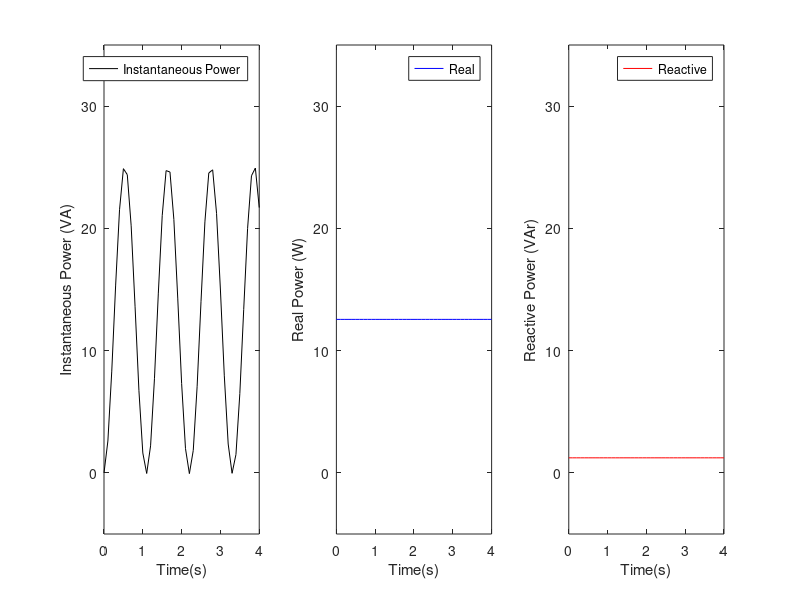

Source code (MATLAB):
x1= (0:.1:4);

V=15.2
I=.83
theta1=5.6
thetav=.1

y1=V*I*cos(deg2rad(theta1))-V*I*cos(120*x1+deg2rad(-theta1+thetav));
y2=V*I*cos(deg2rad(theta1))+0*x1;
y3=V*I*sin(deg2rad(theta1))+0*x1;

subplot(1,3,1)
plot(x1,y1,'k')
legend('Instantaneous Power')
xlabel('Time(s)')
ylabel('Instantaneous Power (VA)')
ylim([-5 35])

subplot(1,3,2)
plot(x1,y2,'b')
legend('Real')
xlabel('Time(s)')
ylabel('Real Power (W)')
ylim([-5 35])

subplot(1,3,3)
plot(x1,y3,'r')
legend('Reactive')
xlabel('Time(s)')
ylabel('Reactive Power (VAr)')
ylim([-5 35])